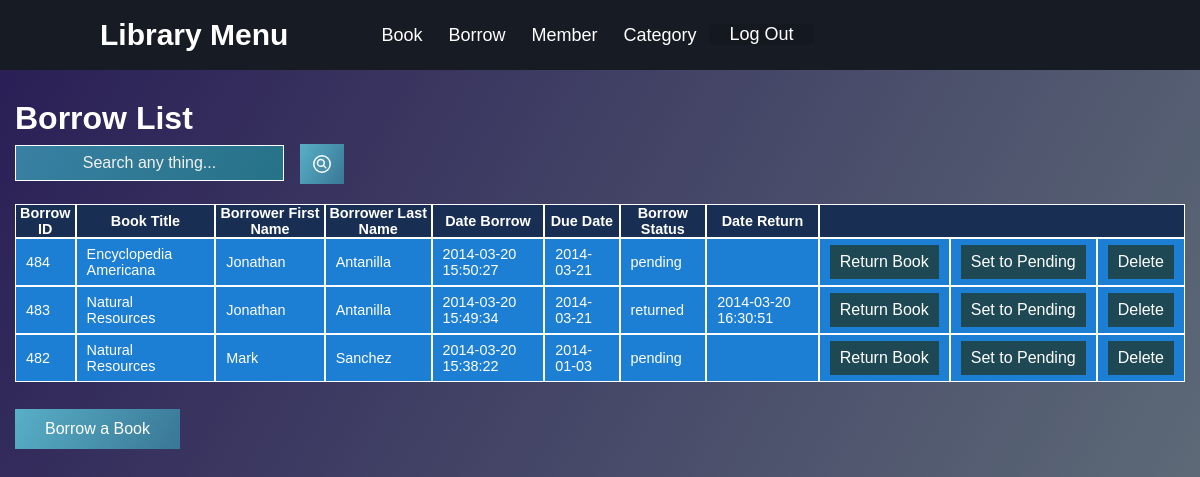
The page /source/borrowList.php (signed in) on the database its author committed.
### tables this page shows
CREATE TABLE `borrow` (
  `borrow_id` int(12) NOT NULL,
  `book_id` int(12) NOT NULL,
  `member_id` int(12) NOT NULL,
  `date_borrow` timestamp NULL DEFAULT NULL,
  `due_date` date DEFAULT NULL,
  `borrow_status` enum('pending','returned') DEFAULT NULL,
  `date_return` timestamp NULL DEFAULT NULL
);

CREATE TABLE `book` (
  `book_id` int(12) NOT NULL,
  `book_title` varchar(63) NOT NULL,
  `category_id` int(12) NOT NULL,
  `author` varchar(50) DEFAULT NULL,
  `book_copies` int(12) DEFAULT NULL,
  `book_pub` varchar(255) DEFAULT NULL,
  `publisher_name` varchar(255) DEFAULT NULL,
  `isbn` varchar(255) DEFAULT NULL,
  `copyright_year` year(4) DEFAULT NULL,
  `date_receive` date DEFAULT NULL,
  `date_added` datetime DEFAULT NULL,
  `status` enum('New','Archive','Damage','Lost','Old') DEFAULT NULL
);

CREATE TABLE `member` (
  `member_id` int(12) NOT NULL,
  `firstname` varchar(50) DEFAULT NULL,
  `lastname` varchar(50) DEFAULT NULL,
  `gender` enum('Male','Female') DEFAULT NULL,
  `address` varchar(255) DEFAULT NULL,
  `contact` varchar(15) DEFAULT NULL,
  `type_id` int(12) NOT NULL,
  `year_level` enum('Faculty','First Year','Second Year','Third Year','Fourth Year') DEFAULT NULL,
  `status` enum('Active','Banned') DEFAULT NULL
);

### source/borrowList.php (the view, shortened to what this page needs)
<?php
	require "includes/conn.php";
	echo "<head>";
	require "menu1.php";
	echo "</head>";
?>
<html>
	<head>
	</head>
	<body>
		<h1><ins>Borrow List<ins></h1>
	<form action="borrowList.php" method="POST">
      <input class="searchbar" type="text" placeholder="Search any thing..." name="search">
      <button class="search-button" type="submit"><ion-icon name="search-circle-outline"></button>
    </form>
<?php
	print "<table border='1'>";
	print "<tr>";
	print "<th>Borrow ID</th>";
	print "<th>Book Title</th>";
	print "<th>Borrower First Name</th>";
	print "<th>Borrower Last Name</th>";
	print "<th>Date Borrow</th>";
	print "<th>Due Date</th>";
	print "<th>Borrow Status</th>";
	print "<th>Date Return</th>";
	print "<th colspan='3'>      </th>";
	if(isset($_POST['search'])){
		$item=$_POST['search'];
		$sql=mysqli_query($con,"SELECT * FROM borrow JOIN member USING (member_id) JOIN book USING (book_id)
								WHERE borrow_id LIKE '%$item%' OR book_title LIKE '%$item%' OR
								firstname LIKE '%$item%' OR lastname LIKE '%$item%' OR
								due_date LIKE '%$item%' OR borrow_status LIKE '%$item%' OR
								date_return LIKE '%$item%' OR date_borrow LIKE '%$item%'
								ORDER BY book_title, firstname, lastname");
	}else{
		$sql=mysqli_query($con,"SELECT * FROM borrow JOIN member USING (member_id) JOIN book USING (book_id) ORDER BY book_title, firstname, lastname");
	}
	while($row=mysqli_fetch_array($sql)):
	print "<tr>";
	print "<td>".$row['borrow_id']."</td>";
	print "<td>".$row['book_title']."</td>";
	print "<td>".$row['firstname']."</td>";
	print "<td>".$row['lastname']."</td>";
	print "<td>".$row['date_borrow']."</td>";
	print "<td>".$row['due_date']."</td>";
	print "<td>".$row['borrow_status']."</td>";
	print "<td>".$row['date_return']."</td>";
?>
	<td>
		<form name="returnBook" action="bookReturn.php" method="POST">
			<input type="submit" name="returnBook" value="Return Book"/>
		</form>
	</td>
	<td>
		<form name="bookPending" action="bookPending.php" method="POST">
			<input type="submit" name="bookPending" value="Set to Pending"/>
		</form>
	</td>
	<td>
		<form name="deletedata" action="deleteBorrow.php" method="POST">
			<input type="submit" name="deletedata" value="Delete" onclick="return checkDelete();"/>
		</form>
	</td>
<?php
	echo "</tr>\n";
	endwhile;
	?>
		</table>
		<form method="POST">
				<button class="footer-button-1" formaction="addBorrow.php" type="submit" value="Borrow book">Borrow a Book</button>
		</form>
	</body>
</html>

### source/Menu.css (style rules this page uses)
* { margin: 0; padding: 0; box-sizing: border-box; text-decoration: none; font-family: 'Poppins', sans-serif; color: white; }
body { background: linear-gradient(120deg, #291d55, #63737b); overflow-x: hidden; }
::placeholder { color : #f2f2f2; }
table { border-spacing: 0px; margin: 15px 0; font-size: 0.9em; min-width: 400px; padding: 12px 15px; font-family: 'Nunito', sans-serif; border: none; }
th { border: 1px solid ; background-color: #182f53; }
tr { background-color: #1d7fd4; border: 1px solid ; }
td { padding: 6px 10px; border: 1px solid ; }
table { position: relative; top: 100px; }
button { cursor: pointer; border: none; color: white; background: linear-gradient(120deg, #58afc7, #397796); padding: 8px 10px; text-decoration: none; display: inline-block; font-size: 16px; }
input[type=submit] { cursor: pointer; border: none; color: white; padding: 8px 10px; text-align: center; text-decoration: none; display: inline-block; background: #1e4954; font-size: 16px; }
input[type=text], input[type=date], input[type=number] { background: linear-gradient(120deg, #3980a3, #267287); border: 1px solid; color: white; padding: 8px 30px; text-align: center; text-decoration : none; display: inline-block; font-size: 16px; }
.searchbar { position: absolute; top: 145px; left: 15px; }
.search-button { position: relative; top: 107px; left: 300px; cursor: pointer; }
h1 { position: relative; top: 100px; left: 15px; }
ion-icon { font-size: 24px; color: white; }
.footer-button-1 { padding: 11px 30px; position: relative; top: 100px; left: 15px; margin-bottom: 10px; }

### rows shown on the page
borrow: borrow_id "484", book.book_title "Encyclopedia Americana", member.firstname "Jonathan", member.lastname "Antanilla", date_borrow "2014-03-20 15:50:27", due_date "2014-03-21", borrow_status "pending"
borrow: borrow_id "483", book.book_title "Natural Resources", member.firstname "Jonathan", member.lastname "Antanilla", date_borrow "2014-03-20 15:49:34", due_date "2014-03-21", borrow_status "returned", date_return "2014-03-20 16:30:51"
borrow: borrow_id "482", book.book_title "Natural Resources", member.firstname "Mark", member.lastname "Sanchez", date_borrow "2014-03-20 15:38:22", due_date "2014-01-03", borrow_status "pending"
